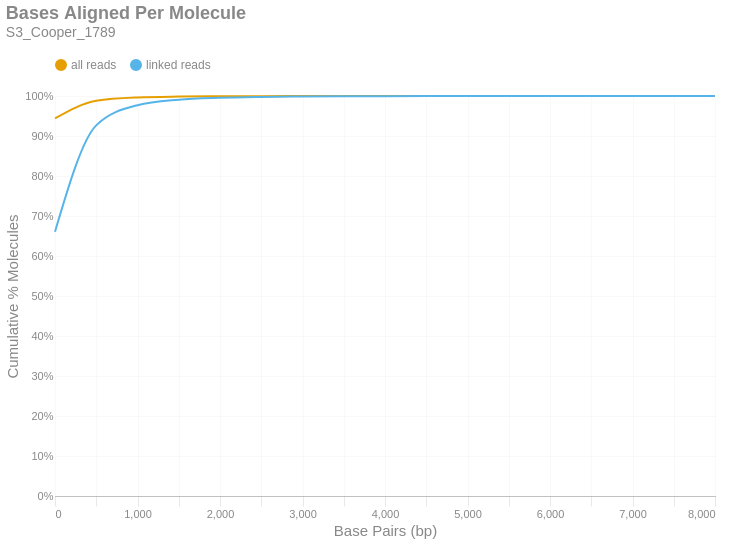

Source (notebook cell):
### Markdown cell above
### Bases Aligned Per Molecule
This is a cumulative frequency distribution showing the number of base pairs aligned per unique molecule. These data are shown in 500 bp bins. There are two distributions: one with `all reads` (yellow) and another with only `linked reads` (blue). The percent of molecules in the `linked reads` distribution is relative to the total number of linked molecules.

### Code cell
if SKIPLR:
    print_html(f"Skipped")
else:
    binned_df = consolidated_hist(valids['aligned_bp'], mask, 500, True)
    with SafeRender(binned_df):
        (
            density_plot(binned_df, 'Bases Aligned Per Molecule', samplename, 'basesper')
            .encode(
                x=alt.X('bin:Q', title="Base Pairs (bp)").axis(tickMinStep=500).scale(padding=0),
                y=alt.Y('value:Q', title='Cumulative % Molecules')
                    .axis(format='%')
                    .scale(domain = [0,1])
                    .stack(False),
                color=alt.Color("key:N").scale(domain = ["all reads", "linked reads"]),
                tooltip = [
                    alt.Tooltip("key:N", title = "Data Type"),
                    alt.Tooltip("range_label:N", title="Bases Aligned Per Molecule"),
                    alt.Tooltip("value:Q", format = ".2%", title="% Molecules (Cum.)")
                ]
            )
        ).display()

### Figure 1 — Vega-Lite specification as saved in the notebook (floating-point values rounded to 4 significant figures)
{"width": "container", "height": 400, "config": {"title": {"anchor": "start", "dy": -15, "fontSize": 18, "color": "#888888", "subtitleColor": "#888888", "subtitleFontSize": 14}, "arc": {"fill": "#0072B2"}, "axis": {"domainColor": "#888888", "domainWidth": 0.5, "gridWidth": 0.2, "grid": false, "titleFontWeight": 400, "titleFontSize": 15, "labelFontSize": 11, "labelColor": "#888888", "tickColor": "#888888", "tickWidth": 0.2, "titleColor": "#888888"}, "axisBand": {"grid": false}, "axisX": {"grid": true, "tickSize": 10, "domainCap": "round"}, "axisY": {"domain": false, "grid": true, "tickSize": 0, "domainCap": "round"}, "background": "transparent", "header": {"labelFontSize": 15, "labelColor": "#888888", "titleFontSize": 15, "titleFontWeight": 600, "titleColor": "#888888"}, "legend": {"labelFont": "sans-serif", "labelFontSize": 12, "labelColor": "#888888", "symbolSize": 100, "symbolType": "circle", "titleFontSize": 12, "titlePadding": 10, "titleColor": "#888888", "title": null, "orient": "top"}, "range": {"category": ["#E69F00", "#56B4E9", "#009E73", "#F0E442", "#0072B2", "#D55E00", "#CC79A7", "#000000"], "diverging": ["#cfe8f3", "#a2d4ec", "#73bfe2", "#46abdb", "#1696d2", "#12719e"]}, "area": {"fill": "#0072B2", "fillOpacity": 0.7, "line": true, "strokeOpacity": 0.7}, "line": {"color": "#0072B2", "stroke": "#0072B2", "strokeWidth": 2}, "trail": {"color": "#0072B2", "stroke": "#0072B2", "strokeWidth": 0, "size": 1}, "point": {"filled": true, "fillOpacity": 1.0, "size": 95}, "text": {"color": "#888888", "fontSize": 11, "align": "right", "fontWeight": 400, "size": 11}, "bar": {"fill": "#0072B2", "stroke": null}, "view": {"stroke": null, "continuousWidth": 660, "continuousHeight": 400}}, "data": {"name": "data-920ac9974e65e18ea9b40f060efe1175"}, "mark": {"type": "line", "interpolate": "monotone", "point": {"opacity": 0, "size": 275}}, "encoding": {"color": {"field": "key", "scale": {"domain": ["all reads", "linked reads"]}, "type": "nominal"}, "tooltip": [{"field": "key", "title": "Data Type", "type": "nominal"}, {"field": "range_label", "title": "Bases Aligned Per Molecule", "type": "nominal"}, {"field": "value", "format": ".2%", "title": "% Molecules (Cum.)", "type": "quantitative"}], "x": {"axis": {"tickMinStep": 500}, "field": "bin", "scale": {"padding": 0}, "title": "Base Pairs (bp)", "type": "quantitative"}, "y": {"axis": {"format": "%"}, "field": "value", "scale": {"domain": [0, 1]}, "stack": false, "title": "Cumulative % Molecules", "type": "quantitative"}}, "params": [{"name": "param_c36ac31b6afebe62", "select": {"type": "point", "fields": ["key"]}, "bind": "legend"}], "title": {"text": "Bases Aligned Per Molecule", "subtitle": "S3_Cooper_1789"}, "transform": [{"fold": ["all reads (cumsum)", "linked reads (cumsum)"]}, {"calculate": "replace(datum.key, ' (cumsum)', '')", "as": "key"}, {"filter": {"param": "param_c36ac31b6afebe62"}}], "usermeta": {"embedOptions": {"downloadFileName": "S3_Cooper_1789.basesper"}}, "$schema": "https://vega.github.io/schema/vega-lite/v6.1.0.json", "datasets": {"data-920ac9974e65e18ea9b40f060efe1175": [{"bin": "0.0", "interval": "0.0-500.0", "all reads": 0.9441, "linked reads": 0.6607, "all reads (cumsum)": 0.9441, "linked reads (cumsum)": 0.6607, "range_label": "0-499"}, {"bin": "500.0", "interval": "500.0-1000.0", "all reads": 0.04384, "linked reads": 0.2659, "all reads (cumsum)": 0.9879, "linked reads (cumsum)": 0.9266, "range_label": "500-999"}, {"bin": "1000.0", "interval": "1000.0-1500.0", "all reads": 0.00829, "linked reads": 0.05042, "all reads (cumsum)": 0.9962, "linked reads (cumsum)": 0.977, "range_label": "1000-1499"}, {"bin": "1500.0", "interval": "1500.0-2000.0", "all reads": 0.002269, "linked reads": 0.0138, "all reads (cumsum)": 0.9985, "linked reads (cumsum)": 0.9908, "range_label": "1500-1999"}, {"bin": "2000.0", "interval": "2000.0-2500.0", "all reads": 0.0008046, "linked reads": 0.004894, "all reads (cumsum)": 0.9993, "linked reads (cumsum)": 0.9957, "range_label": "2000-2499"}, {"bin": "2500.0", "interval": "2500.0-3000.0", "all reads": 0.0003463, "linked reads": 0.002106, "all reads (cumsum)": 0.9996, "linked reads (cumsum)": 0.9978, "range_label": "2500-2999"}, {"bin": "3000.0", "interval": "3000.0-3500.0", "all reads": 0.0001552, "linked reads": 0.0009442, "all reads (cumsum)": 0.9998, "linked reads (cumsum)": 0.9987, "range_label": "3000-3499"}, {"bin": "3500.0", "interval": "3500.0-4000.0", "all reads": 0.0001086, "linked reads": 0.0006606, "all reads (cumsum)": 0.9999, "linked reads (cumsum)": 0.9994, "range_label": "3500-3999"}, {"bin": "4000.0", "interval": "4000.0-4500.0", "all reads": 4.265e-05, "linked reads": 0.0002594, "all reads (cumsum)": 0.9999, "linked reads (cumsum)": 0.9997, "range_label": "4000-4499"}, {"bin": "4500.0", "interval": "4500.0-5000.0", "all reads": 2.502e-05, "linked reads": 0.0001522, "all reads (cumsum)": 1.0, "linked reads (cumsum)": 0.9998, "range_label": "4500-4999"}, {"bin": "5000.0", "interval": "5000.0-5500.0", "all reads": 1.308e-05, "linked reads": 7.955e-05, "all reads (cumsum)": 1.0, "linked reads (cumsum)": 0.9999, "range_label": "5000-5499"}, {"bin": "5500.0", "interval": "5500.0-6000.0", "all reads": 6.255e-06, "linked reads": 3.805e-05, "all reads (cumsum)": 1.0, "linked reads (cumsum)": 0.9999, "range_label": "5500-5999"}, {"bin": "6000.0", "interval": "6000.0-6500.0", "all reads": 5.118e-06, "linked reads": 3.113e-05, "all reads (cumsum)": 1.0, "linked reads (cumsum)": 1.0, "range_label": "6000-6499"}, {"bin": "6500.0", "interval": "6500.0-7000.0", "all reads": 3.98e-06, "linked reads": 2.421e-05, "all reads (cumsum)": 1.0, "linked reads (cumsum)": 1.0, "range_label": "6500-6999"}, {"bin": "7000.0", "interval": "7000.0-7500.0", "all reads": 1.706e-06, "linked reads": 1.038e-05, "all reads (cumsum)": 1.0, "linked reads (cumsum)": 1.0, "range_label": "7000-7499"}, {"bin": "7500.0", "interval": "7500.0-8000.0", "all reads": 1.137e-06, "linked reads": 6.917e-06, "all reads (cumsum)": 1.0, "linked reads (cumsum)": 1.0, "range_label": "7500-7999"}, {"bin": "8000.0", "interval": "8000.0-8500.0", "all reads": 5.686e-07, "linked reads": 3.459e-06, "all reads (cumsum)": 1.0, "linked reads (cumsum)": 1.0, "range_label": "8000-8499"}]}}
